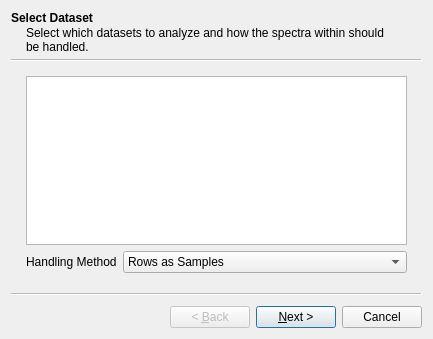
<?xml version="1.0" encoding="UTF-8"?>
<ui version="4.0">
 <class>AnalysisWizard</class>
 <widget class="QWizard" name="AnalysisWizard">
  <property name="geometry">
   <rect>
    <x>0</x>
    <y>0</y>
    <width>433</width>
    <height>339</height>
   </rect>
  </property>
  <property name="windowTitle">
   <string>Analysis Wizard</string>
  </property>
  <property name="windowIcon">
   <iconset resource="resources.qrc">
    <normaloff>:/icons/vespuccilogo.ico</normaloff>:/icons/vespuccilogo.ico</iconset>
  </property>
  <widget class="QWizardPage" name="datasetSelectionPage">
   <property name="title">
    <string>Select Dataset</string>
   </property>
   <property name="subTitle">
    <string>Select which datasets to analyze and how the spectra within should be handled.</string>
   </property>
   <layout class="QGridLayout" name="gridLayout">
    <item row="1" column="0">
     <layout class="QFormLayout" name="formLayout">
      <item row="0" column="0">
       <widget class="QLabel" name="label_4">
        <property name="text">
         <string>Handling Method</string>
        </property>
       </widget>
      </item>
      <item row="0" column="1">
       <widget class="QComboBox" name="comboBox_2">
        <item>
         <property name="text">
          <string comment="Treat each row of each dataset as its own sample.">Rows as Samples</string>
         </property>
        </item>
        <item>
         <property name="text">
          <string comment="Treat the average spectrum of each dataset as a sample. Datasets do not need to have the same number of spectra.">Datasets as Samples (Average Spectrum)</string>
         </property>
        </item>
        <item>
         <property name="text">
          <string>Datasets as Samples (Spectra Matrix)</string>
         </property>
        </item>
        <item>
         <property name="text">
          <string>Endmembers as Samples</string>
         </property>
        </item>
       </widget>
      </item>
     </layout>
    </item>
    <item row="0" column="0">
     <widget class="QListView" name="listView"/>
    </item>
   </layout>
  </widget>
  <widget class="QWizardPage" name="methodSelectionPage">
   <property name="title">
    <string>Select Method</string>
   </property>
   <property name="subTitle">
    <string/>
   </property>
   <layout class="QFormLayout" name="formLayout_2">
    <item row="0" column="1">
     <widget class="QComboBox" name="comboBox">
      <item>
       <property name="text">
        <string>Principal Component Analysis</string>
       </property>
      </item>
      <item>
       <property name="text">
        <string>Vertex Component Analysis</string>
       </property>
      </item>
      <item>
       <property name="text">
        <string>Neighborhood Component Analysis</string>
       </property>
      </item>
      <item>
       <property name="text">
        <string>Independent Component Analysis (RADICAL)</string>
       </property>
      </item>
      <item>
       <property name="text">
        <string>Hierarchical Clustering</string>
       </property>
      </item>
      <item>
       <property name="text">
        <string>k-Means Clustering</string>
       </property>
      </item>
     </widget>
    </item>
    <item row="0" column="0">
     <widget class="QLabel" name="methodLabel">
      <property name="text">
       <string>Method</string>
      </property>
     </widget>
    </item>
    <item row="1" column="0">
     <widget class="QLabel" name="componentsLabel">
      <property name="text">
       <string>Number of Components</string>
      </property>
     </widget>
    </item>
    <item row="1" column="1">
     <widget class="QSpinBox" name="spinBox">
      <property name="minimum">
       <number>2</number>
      </property>
      <property name="maximum">
       <number>15</number>
      </property>
     </widget>
    </item>
   </layout>
  </widget>
  <widget class="QWizardPage" name="outputSelectionPage">
   <layout class="QFormLayout" name="formLayout_3">
    <item row="1" column="0">
     <widget class="QLabel" name="xAxisLabel">
      <property name="enabled">
       <bool>false</bool>
      </property>
      <property name="text">
       <string>X-axis</string>
      </property>
     </widget>
    </item>
    <item row="1" column="1">
     <widget class="QComboBox" name="xAxisComboBox">
      <property name="enabled">
       <bool>false</bool>
      </property>
     </widget>
    </item>
    <item row="2" column="0">
     <widget class="QLabel" name="yAxisLabel">
      <property name="enabled">
       <bool>false</bool>
      </property>
      <property name="text">
       <string>Y-axis</string>
      </property>
     </widget>
    </item>
    <item row="2" column="1">
     <widget class="QComboBox" name="yAxisComboBox">
      <property name="enabled">
       <bool>false</bool>
      </property>
     </widget>
    </item>
    <item row="0" column="1">
     <widget class="QCheckBox" name="plotCheckBox">
      <property name="text">
       <string>Generate Plots (data can be plotted later)</string>
      </property>
     </widget>
    </item>
   </layout>
  </widget>
 </widget>
 <resources>
  <include location="resources.qrc"/>
 </resources>
 <connections/>
</ui>
